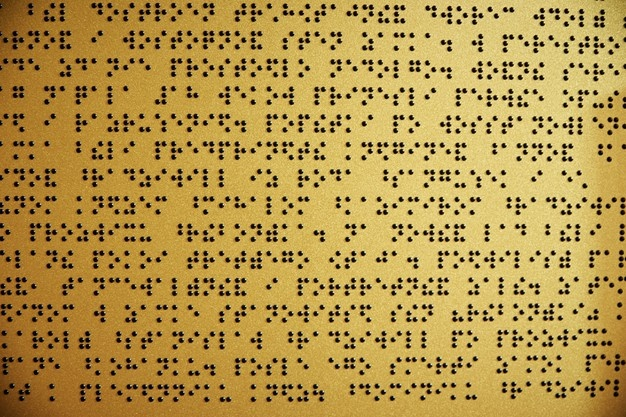
#> input picture obr/imagens/placa-braille-com-inscricoes.jpg, 626 x 417 px
$ jupyter execute --allow-errors histogram_analysis.ipynb
#> lines starting #> are read from the running program, lines starting #| are printed output that depends on the picture
# Extração de Informações dos Histogramas de Projeção
***

### Importação dos pacotes
***

[cell 1]
import matplotlib.pyplot as plt
import numpy as np
import cv2
import skimage.morphology

### Explorando o funcionamento do gradiente
***

[cell 2]
x = np.arange(-5,3, 0.1)
y = (x+3)*((x-2)**2)*((x+1)**3)
plt.plot(x,y, label = 'Curva')
plt.plot(x, np.gradient(y), label="Gradiente")
plt.plot(x, np.zeros(x.shape), label='Raízes')
plt.ylim([-50,50])
plt.legend()
#> figure, not shown here; curve peaks at x = -5, y = 6272; curve peaks at x = 2.9, y = 79.8

### Funções Úteis
***

[cell 3]
img = cv2.imread("imagens/CHMC-Braille.png", 0)
_ , img_bin = cv2.threshold(img, 127, 255, cv2.THRESH_BINARY)
#> (the rest of this cell did not finish here and is left out)

[cell 4]
def make_histogram_x(img):
    '''
    Organiza os dados da projeção vertical na imagem

    Entrada:
    img -> Array da imagem

    Saída:
    hist -> Array com os valores do histograma de projeção vertical
    '''

    height, width = img.shape

    hist = np.zeros(width)
    for x in range(height):
        for y in range(width):
            if (img[x][y] == 1):
                hist[y] += 1

    return np.array(hist)

[cell 5]
def make_histogram_y(img):
    '''
    Organiza os dados da projeção horizontal na imagem

    Entrada:
    img -> Array da imagem

    Saída:
    hist -> Array com os valores do histograma de projeção horizontal
    '''

    height, width = img.shape

    hist = np.zeros(height)
    for x in range(height):
        for y in range(width):
            if (img[x][y] == 1):
                hist[x] += 1

    return np.array(hist)

#> (a cell that did not finish here is left out)

[cell 7]
plt.figure(figsize=(12,5))
#> (the rest of this cell did not finish here and is left out)

#> (a cell that did not finish here is left out)

[cell 9]
plt.figure(figsize=(5,5))
#> (the rest of this cell did not finish here and is left out)

[cell 10]
def degree_histogram(hist):
    '''
    Transforma o histograma de projeção em uma função degrau

    Entrada:
    hist -> array do histograma de projeção

    Saída:
    degree_hist -> array do histograma de projeção no formato de função degrau
    '''

    degree_hist = np.zeros(hist.shape)

    for i in range(0, len(hist)):
        if hist[i] != 0:
            degree_hist[i] = 1

    return degree_hist

[cell 11]
plt.figure(figsize=(12,5))
#> (the rest of this cell did not finish here and is left out)

[cell 12]
plt.figure(figsize=(5,5))
#> (the rest of this cell did not finish here and is left out)

[cell 13]
def delimiter(degree_hist):
    '''
    Delimita as coordenadas em dos pontos pertencentes ao caractere em braille

    Entrada:
    degree_hist -> histograma de projeção transformada para a função degrau

    Saída:
    delimiter_array -> array de coordenadas que delimitam os pontos
    '''

    delimiter_array = np.zeros(degree_hist.shape)
    for i in range(0, len(degree_hist)):
        ref_in = degree_hist[i]
        try:
            if (ref_in == 1) and (degree_hist[i-1] == 0) and (degree_hist[i+1] == 1):
                delimiter_array[i-1] = 1
            if (ref_in == 1) and (degree_hist[i-1] == 1) and (degree_hist[i+1] == 0):
                delimiter_array[i+1] = 1
        except:
            pass

    return delimiter_array

[cell 14]
plt.figure(figsize=(12,5))

count = -1
xcords = list()
#> (the rest of this cell did not finish here and is left out)

[cell 15]
plt.figure(figsize=(5,5))

count = -1
ycords = list()
#> (the rest of this cell did not finish here and is left out)

[cell 16]
plt.figure(figsize=(12,5))
#> (the rest of this cell did not finish here and is left out)

[cell 17]
img2 = cv2.imread('imagens/placa-braille-com-inscricoes.jpg',0)
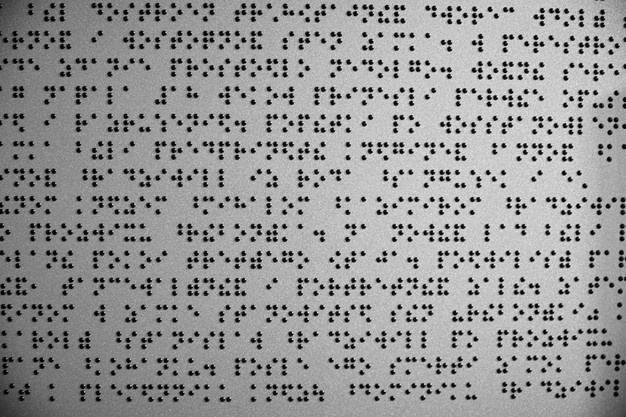
#> img2: shape (417, 626); min 0, max 253, mean 149.9
_ , img_bin2 = cv2.threshold(img2, 50, 255, cv2.THRESH_BINARY)
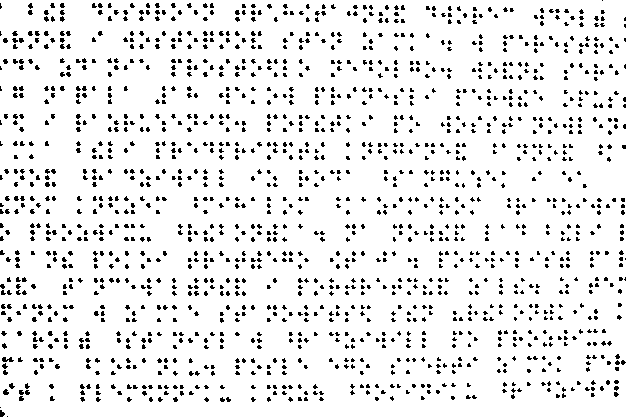
#> img_bin2: shape (417, 626); 91.5% white; black in thin lines or dots
img_bin2 = (~img_bin2[0:30,:])/255.
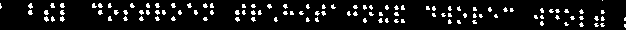
#> img_bin2: shape (30, 626) float64; values 0 (black) and 1 (white), 8.9% white in thin lines or dots
plt.figure(figsize=(15,15))
plt.imshow(img_bin2, cmap='gray')

[cell 18]
hist_x = make_histogram_x(img_bin2)
#> hist_x = 626 values, max 16 at index 62, min 0 at index 2, mean 2.67
hist_y = make_histogram_y(img_bin2)
#> hist_y = 30 values, max 132 at index 13, min 0 at index 1, mean 55.73

plt.figure(figsize=(15,15))
plt.imshow(img_bin2, cmap = 'gray')

count = -1
xcords = list()
for i in range(0, len(hist_x)):
    count += 1
    if (delimiter(degree_histogram(hist_x))[i] == 1):
        xcords.append(count)
#> after the loop, count = 625; xcords = 120 values from 2 to 623

x = np.arange(0,len(hist_x))
#> x = 626 values from 0 to 625
for xc in xcords:
    plt.axvline(xc, color='red')
#> this loop made 120 passes
#> xc on passes 1 to 12: 2, 27, 33, 43, 49, 55, 59, 65, 91, 97, 103, 107

count = -1
ycords = list()
for i in range(0, len(hist_y)):
    count += 1
    if (delimiter(degree_histogram(hist_y))[i] == 1):
        ycords.append(count)
#> this loop made 30 passes
#> after the loop, count = 29; ycords = [2, 28]

x = np.arange(0,len(hist_y))
#> x = 30 values from 0 to 29
for yc in ycords:
    plt.axhline(yc, color='red')
#> this loop made 2 passes
#> yc on passes 1 to 2: 2, 28
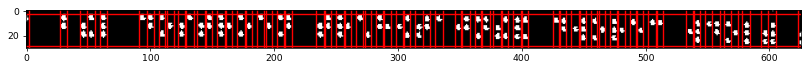
#> figure drawn by matplotlib, 1 panel

[cell 19]
hist_x = make_histogram_x(img_bin2)
hist_y = make_histogram_y(img_bin2)
x = np.arange(0, len(hist_y))

plt.plot(x, hist_y)
plt.plot(x, np.gradient(hist_y))
#plt.xlim([0,50])
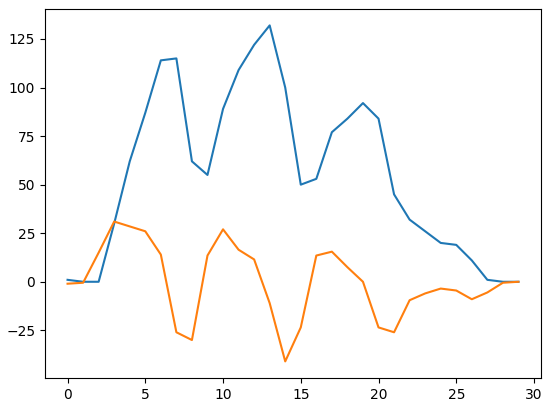
#> figure drawn by matplotlib, 1 panel; curve peaks at x = 13, y = 132; curve peaks at x = 3, y = 31

[cell 20]
hist_y
#> Out has the same summary as hist_y

[cell 21]
img3 = cv2.imread('imagens/placa-braille-com-inscricoes-duaslinha.jpg',0)
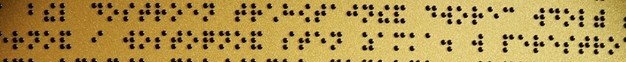
#> input picture obr/imagens/placa-braille-com-inscricoes-duaslinha.jpg, 626 x 62 px
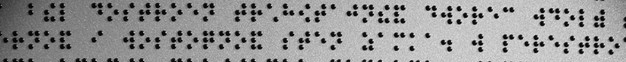
#> img3: shape (62, 626); min 0, max 240, mean 148.4
_ , img_bin3 = cv2.threshold(img3, 50, 255, cv2.THRESH_BINARY)
#> img_bin3: shape (62, 626); 90.8% white; black in thin lines or dots
img_bin3 = img_bin3[0:54,:]
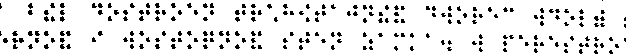
#> img_bin3: shape (54, 626); 90.2% white; black in thin lines or dots
img_bin3 = (~img_bin3)/255.
#> img_bin3: shape (54, 626) float64; values 0 (black) and 1 (white), 9.8% white in thin lines or dots
plt.figure(figsize=(15,15))
plt.imshow(img_bin3, cmap='gray')

[cell 22]
hist_x = make_histogram_x(img_bin3)
#> hist_x = 626 values, max 31 at index 62, min 0 at index 2, mean 5.27
hist_y = make_histogram_y(img_bin3)
#> hist_y = 54 values, max 133 at index 13, min 0 at index 1, mean 61.09

plt.figure(figsize=(15,15))
plt.imshow(img_bin3, cmap = 'gray')

count = -1
xcords = list()
for i in range(0, len(hist_x)):
    count += 1
    if (np.abs(delimiter(np.gradient(hist_x)))[i] == 1):
        xcords.append(count)
#> after the loop, count = 625; xcords = []

x = np.arange(0,len(hist_x))
#> x = 626 values from 0 to 625
for xc in xcords:
    plt.axvline(xc, color='red')
#> this loop made 0 passes

count = -1
ycords = list()
for i in range(0, len(hist_y)):
    count += 1
    if (np.abs(delimiter(np.gradient(hist_y)))[i] == 1):
        ycords.append(count)
#> this loop made 54 passes
#> after the loop, count = 53; ycords = []

x = np.arange(0,len(hist_y))
#> x = 54 values from 0 to 53
for yc in ycords:
    plt.axhline(yc, color='red')

[cell 23]
img3 = cv2.imread('imagens/placa-braille-com-inscricoes-duaslinha.jpg',0)
_ , img_bin3 = cv2.threshold(img3, 50, 255, cv2.THRESH_BINARY)
img_bin3 = img_bin3[0:30,:]
#> img_bin3: shape (30, 626); 91.1% white; black in thin lines or dots
img_bin3 = (~img_bin3)/255.
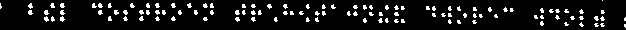
#> img_bin3: shape (30, 626) float64; values 0 (black) and 1 (white), 8.9% white in thin lines or dots
plt.figure(figsize=(15,15))
plt.imshow(img_bin3, cmap='gray')

[cell 24]
hist_x = make_histogram_x(img_bin3)
#> hist_x = 626 values, max 16 at index 62, min 0 at index 2, mean 2.66
hist_y = make_histogram_y(img_bin3)
#> hist_y = 30 values, max 133 at index 13, min 0 at index 1, mean 55.5

plt.figure(figsize=(15,15))
plt.imshow(img_bin3, cmap = 'gray')

count = -1
xcords = list()
for i in range(0, len(hist_x)):
    count += 1
    if (np.abs(delimiter(np.gradient(hist_x)))[i] == 1):
        xcords.append(count)
#> after the loop, count = 625

x = np.arange(0,len(hist_x))
#> x = 626 values from 0 to 625
for xc in xcords:
    plt.axvline(xc, color='red')

count = -1
ycords = list()
for i in range(0, len(hist_y)):
    count += 1
    if (np.abs(delimiter(np.gradient(hist_y)))[i] == 1):
        ycords.append(count)
#> after the loop, count = 29

x = np.arange(0,len(hist_y))
#> x = 30 values from 0 to 29
for yc in ycords:
    plt.axhline(yc, color='red')

[cell 25]
x = np.arange(0,len(hist_x))
#> x = 626 values from 0 to 625
plt.figure(figsize=(15,10))
plt.plot(x, hist_x)
plt.plot(x, np.gradient(hist_x))
plt.xlim([0,100])
#> Out = (0, 100)
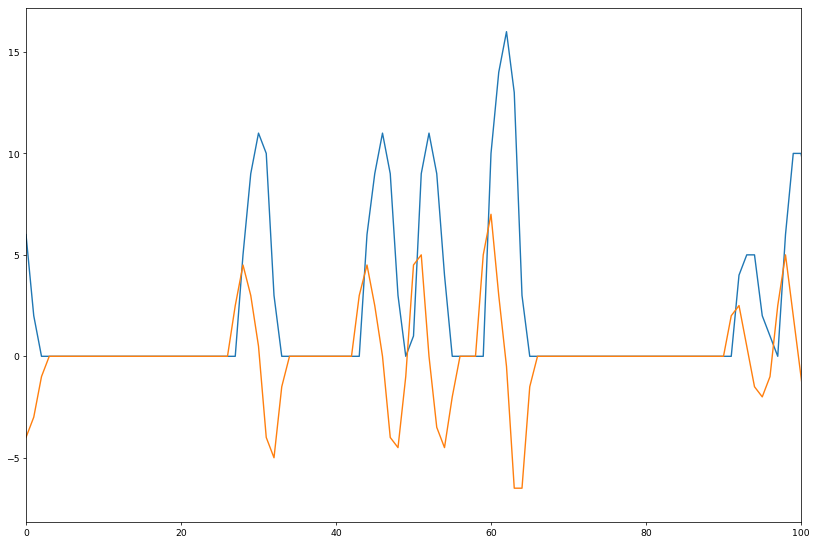
#> figure drawn by matplotlib, 1 panel; curve peaks at x = 62, y = 16; curve peaks at x = 60, y = 7

[cell 26]
hist_x
#> Out has the same summary as hist_x
